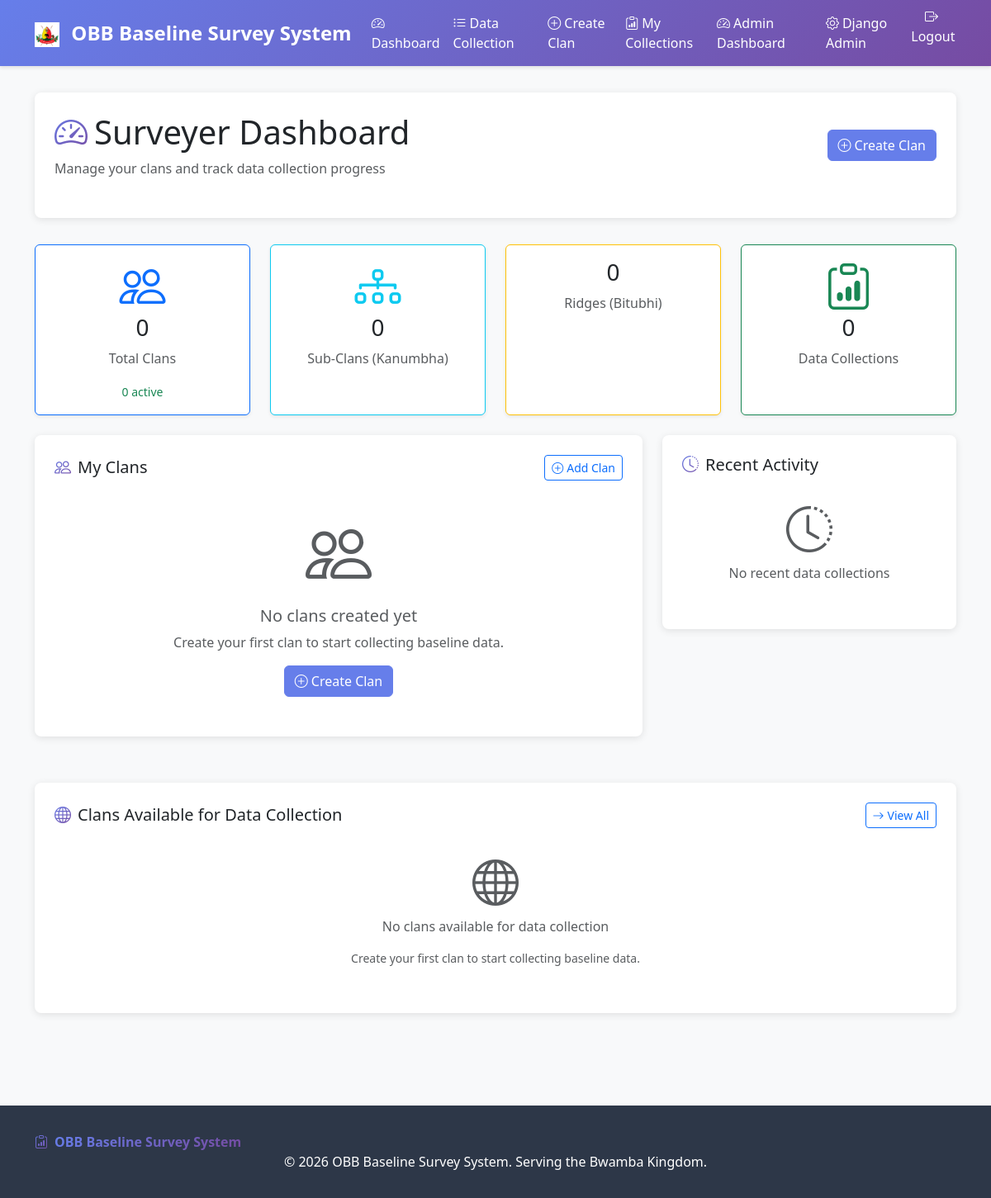
The app's page /surveys/dashboard/ (signed in), older data.
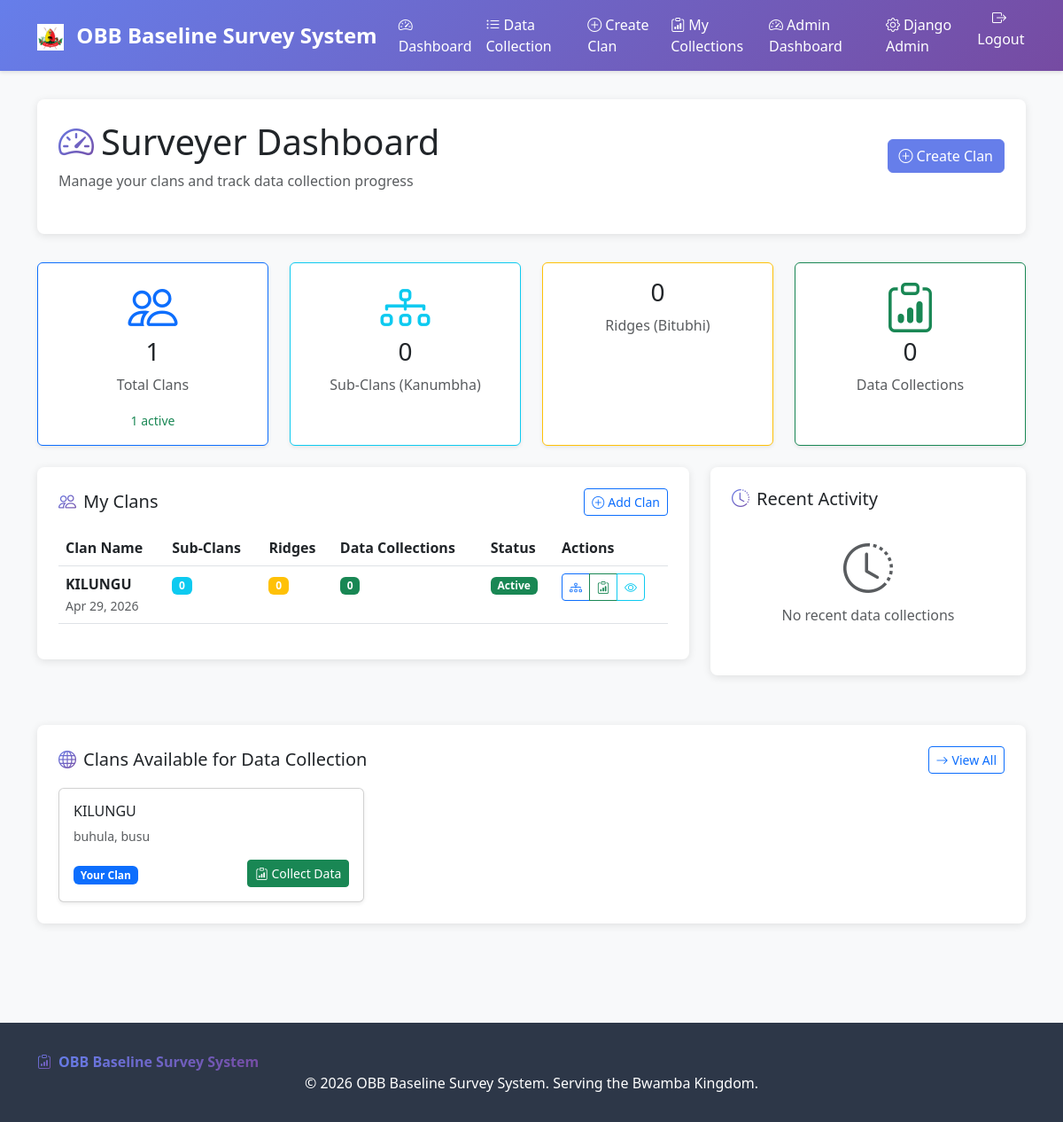
The same page, newer data.
### surveys/models.py (models this page shows, shortened)
class Survey(models.Model):
    title = models.CharField(max_length=200)
    description = models.TextField(blank=True)
    created_at = models.DateTimeField(default=timezone.now)
    updated_at = models.DateTimeField(auto_now=True)
    is_active = models.BooleanField(default=True)
    allow_anonymous = models.BooleanField(default=True)
    created_by = models.ForeignKey(User, on_delete=models.CASCADE, related_name='surveys_created', null=True, blank=True)
    is_clan = models.BooleanField(default=False, help_text="Mark this survey as a clan for the Bwamba Kingdom")
    class Meta:
        ordering = ['-created_at']

class Clan(models.Model):
    name = models.CharField(max_length=200, unique=True, help_text="Name of the clan")
    description = models.TextField(blank=True, help_text="Description of the clan")
    village = models.CharField(max_length=200, help_text="Village where clan is located")
    parish = models.CharField(max_length=200, help_text="Parish where clan is located")
    sub_county = models.CharField(max_length=200, help_text="Sub-county where clan is located")
    district = models.CharField(max_length=200, help_text="District where clan is located")
    clan_head_name = models.CharField(max_length=200, help_text="Name of clan head")
    clan_head_contact = models.CharField(max_length=20, blank=True, help_text="Contact number of clan head")
    clan_head_email = models.EmailField(blank=True, help_text="Email of clan head")
    created_by = models.ForeignKey(User, on_delete=models.CASCADE, related_name='clans_created')
    created_at = models.DateTimeField(auto_now_add=True)
    updated_at = models.DateTimeField(auto_now=True)
    is_active = models.BooleanField(default=True)
    survey = models.OneToOneField(Survey, on_delete=models.CASCADE, null=True, blank=True, related_name='clan')
    class Meta:
        ordering = ['name']
        verbose_name = "Clan"
        verbose_name_plural = "Clans"

### surveys/views.py (the view, shortened to what this page needs)
# urls.py: path('dashboard/', views.surveyer_dashboard, name='surveyer_dashboard'),
@login_required
def surveyer_dashboard(request):
    try:
        from .models import Clan, SubClan, Ridge, Population, ExecutiveCommittee, Structure, Resource
        clan_models_available = True
    except ImportError:
        clan_models_available = False
    if clan_models_available:
        user_clans = Clan.objects.filter(created_by=request.user)
        total_clans = user_clans.count()
        active_clans = user_clans.filter(is_active=True).count()
        try:
            total_sub_clans = SubClan.objects.filter(clan__created_by=request.user).count()
        except:
            total_sub_clans = 0
        try:
            total_ridges = Ridge.objects.filter(sub_clan__clan__created_by=request.user).count()
        except:
            total_ridges = 0
        recent_clans = user_clans.order_by('-created_at')[:5]
        clan_stats = []
        try:
            annotated_clans = user_clans.annotate(
                sub_clans_total=Count('sub_clans'),
                ridges_total=Count('ridges'),
                responses_total=Count('survey__responses')
            ).order_by('-created_at')[:5]
        except FieldError:
            annotated_clans = user_clans.annotate(
                sub_clans_total=Count('sub_clans'),
                responses_total=Count('survey__responses')
            ).order_by('-created_at')[:5]
        for clan in annotated_clans:
            clan_stats.append({
                'id': clan.id,
                'name': clan.name,
                'sub_clan_count': clan.sub_clans_total,
                'ridge_count': getattr(clan, 'ridges_total', 0),
                'response_count': clan.responses_total,
                'created_at': clan.created_at,
                'is_active': clan.is_active
            })
        user_responses = SurveyResponse.objects.filter(user=request.user).count()
        recent_collections = SurveyResponse.objects.filter(user=request.user).order_by('-submitted_at')[:5]
        available_clans = Clan.objects.filter(is_active=True)[:10]
    context = {
        'clan_models_available': clan_models_available,
        'total_clans': total_clans,
        'active_clans': active_clans,
        'total_sub_clans': total_sub_clans,
        'total_ridges': total_ridges,
        'recent_clans': recent_clans,
        'clan_stats': clan_stats,
        'user_responses': user_responses,
        'recent_collections': recent_collections,
        'available_clans': available_clans,
    }
    return render(request, 'surveys/surveyer_dashboard.html', context)

### surveys/templates/surveys/surveyer_dashboard.html (shortened to what this page needs)
{% extends "surveys/base.html" %}
{% block content %}
<div class="custom-card p-4">
    <div class="d-flex justify-content-between align-items-center mb-4">
        <div>
            <h1 class="mb-2">
                <i class="bi bi-speedometer2 text-gradient me-2"></i>Surveyer Dashboard
            </h1>
            <p class="text-muted mb-0">Manage your clans and track data collection progress</p>
        </div>
        <a href="{% url 'surveys:create_survey' %}" class="btn btn-primary">
            <i class="bi bi-plus-circle me-1"></i>Create Clan
        </a>
    </div>
</div>
{% if clan_models_available %}
    <div class="row row-cols-1 row-cols-md-2 row-cols-lg-4 g-4 mb-4">
        <div class="col">
            <div class="card h-100 shadow-sm border-primary">
                <div class="card-body text-center">
                    <i class="bi bi-people display-4 text-primary mb-2"></i>
                    <h3 class="card-title">{{ total_clans }}</h3>
                    <p class="card-text text-muted">Total Clans</p>
                    <small class="text-success">{{ active_clans }} active</small>
                </div>
            </div>
        </div>
        <div class="col">
            <div class="card h-100 shadow-sm border-info">
                <div class="card-body text-center">
                    <i class="bi bi-diagram-3 display-4 text-info mb-2"></i>
                    <h3 class="card-title">{{ total_sub_clans }}</h3>
                    <p class="card-text text-muted">Sub-Clans (Kanumbha)</p>
                </div>
            </div>
        </div>
        <div class="col">
            <div class="card h-100 shadow-sm border-warning">
                <div class="card-body text-center">
                    <h3 class="card-title">{{ total_ridges }}</h3>
                    <p class="card-text text-muted">Ridges (Bitubhi)</p>
                </div>
            </div>
        </div>
        <div class="col">
            <div class="card h-100 shadow-sm border-success">
                <div class="card-body text-center">
                    <i class="bi bi-clipboard-data display-4 text-success mb-2"></i>
                    <h3 class="card-title">{{ user_responses }}</h3>
                    <p class="card-text text-muted">Data Collections</p>
                </div>
            </div>
        </div>
    </div>
    <div class="row">
        <div class="col-lg-8 mb-4">
            <div class="custom-card p-4">
                <div class="d-flex justify-content-between align-items-center mb-3">
                    <h5 class="mb-0">
                        <i class="bi bi-people text-gradient me-2"></i>My Clans
                    </h5>
                    <a href="{% url 'surveys:create_survey' %}" class="btn btn-sm btn-outline-primary">
                        <i class="bi bi-plus-circle me-1"></i>Add Clan
                    </a>
                </div>
                {% if clan_stats %}
                    <div class="table-responsive">
                        <table class="table table-hover">
                            <thead>
                                <tr>
                                    <th>Clan Name</th>
                                    <th>Sub-Clans</th>
                                    <th>Ridges</th>
                                    <th>Data Collections</th>
                                    <th>Status</th>
                                    <th>Actions</th>
                                </tr>
                            </thead>
                            <tbody>
                                {% for clan in clan_stats %}
                                <tr>
                                    <td>
                                        <strong>{{ clan.name }}</strong>
                                        <br>
                                        <small class="text-muted">{{ clan.created_at|date:"M d, Y" }}</small>
                                    </td>
                                    <td>
                                        <span class="badge bg-info">{{ clan.sub_clan_count }}</span>
                                    </td>
                                    <td>
                                        <span class="badge bg-warning">{{ clan.ridge_count }}</span>
                                    </td>
                                    <td>
                                        <span class="badge bg-success">{{ clan.response_count }}</span>
                                    </td>
                                    <td>
                                        {% if clan.is_active %}
                                            <span class="badge bg-success">Active</span>
                                        {% else %}
                                            <span class="badge bg-secondary">Inactive</span>
                                        {% endif %}
                                    </td>
                                    <td>
                                        <div class="btn-group btn-group-sm">
                                            {% if clan.id %}
                                                <a href="{% url 'surveys:create_sub_clan' clan.id %}" class="btn btn-outline-primary" title="Create Sub-Clan">
                                                    <i class="bi bi-diagram-3"></i>
                                                </a>
                                            {% else %}
                                                <button class="btn btn-outline-primary" disabled title="Create Sub-Clan">
                                                    <i class="bi bi-diagram-3"></i>
                                                </button>
                                            {% endif %}
                                            <a href="#" class="btn btn-outline-success" title="Collect Data">
                                                <i class="bi bi-clipboard-data"></i>
                                            </a>
                                            <a href="#" class="btn btn-outline-info" title="View Details">
                                                <i class="bi bi-eye"></i>
                                            </a>
                                        </div>
                                    </td>
                                </tr>
                                {% endfor %}
                            </tbody>
                        </table>
                    </div>
                {% else %}
                    <div class="text-center py-4">
                        <i class="bi bi-people display-1 text-muted"></i>
                        <h5 class="mt-3 text-muted">No clans created yet</h5>
                        <p class="text-muted">Create your first clan to start collecting baseline data.</p>
                        <a href="{% url 'surveys:create_survey' %}" class="btn btn-primary">
                            <i class="bi bi-plus-circle me-1"></i>Create Clan
                        </a>
                    </div>
                {% endif %}
            </div>
        </div>
        <div class="col-lg-4 mb-4">
            <div class="custom-card p-4">
                <h5 class="mb-3">
                    <i class="bi bi-clock-history text-gradient me-2"></i>Recent Activity
                </h5>
                {% if recent_collections %}
                    <div class="list-group list-group-flush">
                        {% for collection in recent_collections %}
                        <div class="list-group-item">
                            <div class="d-flex justify-content-between align-items-start">
                                <div>
                                    <h6 class="mb-1">{{ collection.survey.title }}</h6>
                                    <p class="mb-1 text-muted small">Data collected for clan</p>
                                </div>
                                <small class="text-muted">{{ collection.submitted_at|date:"M d, H:i" }}</small>
                            </div>
                        </div>
                        {% endfor %}
                    </div>
                {% else %}
                    <div class="text-center py-3">
                        <i class="bi bi-clock-history display-4 text-muted"></i>
                        <p class="text-muted mt-2">No recent data collections</p>
                    </div>
                {% endif %}
            </div>
        </div>
    </div>
    <div class="custom-card p-4">
        <div class="d-flex justify-content-between align-items-center mb-3">
            <h5 class="mb-0">
                <i class="bi bi-globe text-gradient me-2"></i>Clans Available for Data Collection
            </h5>
            <a href="{% url 'surveys:survey_list' %}" class="btn btn-sm btn-outline-primary">
                <i class="bi bi-arrow-right me-1"></i>View All
            </a>
        </div>
        {% if available_clans %}
            <div class="row row-cols-1 row-cols-md-2 row-cols-lg-3 g-3">
                {% for clan in available_clans %}
                <div class="col">
                    <div class="card h-100 shadow-sm">
                        <div class="card-body">
                            <h6 class="card-title">{{ clan.name }}</h6>
                            <p class="card-text text-muted small">{{ clan.village }}, {{ clan.parish }}</p>
                            <div class="d-flex justify-content-between align-items-center">
                                <div>
                                    {% if clan.created_by == request.user %}
                                        <span class="badge bg-primary">Your Clan</span>
                                    {% else %}
                                        <small class="text-muted">Created by {{ clan.created_by.username }}</small>
                                    {% endif %}
                                </div>
                                <a href="{% url 'surveys:take_survey' clan.survey.id %}" class="btn btn-sm btn-success">
                                    <i class="bi bi-clipboard-data me-1"></i>Collect Data
                                </a>
                            </div>
                        </div>
                    </div>
                </div>
                {% endfor %}
            </div>
        {% else %}
            <div class="text-center py-3">
                <i class="bi bi-globe display-4 text-muted"></i>
                <p class="text-muted mt-2">No clans available for data collection</p>
                <p class="text-muted small">Create your first clan to start collecting baseline data.</p>
            </div>
        {% endif %}
    </div>
{% endif %}
{% endblock %}

Row changes from the older to the newer data that the page shows:
added Survey: name "KILUNGU", created_at "Apr 29, 2026", sub_clan_count "0", ridge_count "0", response_count "0"
added Clan: name "KILUNGU", village "buhula", parish "busu", shows "Your Clan"
Text that changed along with them:
{{ total_clans }}: "0" → "1"
{{ active_clans }}: "0" → "1"
text no longer shown: "No clans created yet Create your first clan to start collecting baseline data. Create Clan No clans available for data collection Create your first clan to start collecting baseline data."
text now shown: "Clan Name Sub-Clans Ridges Data Collections Status Actions"
